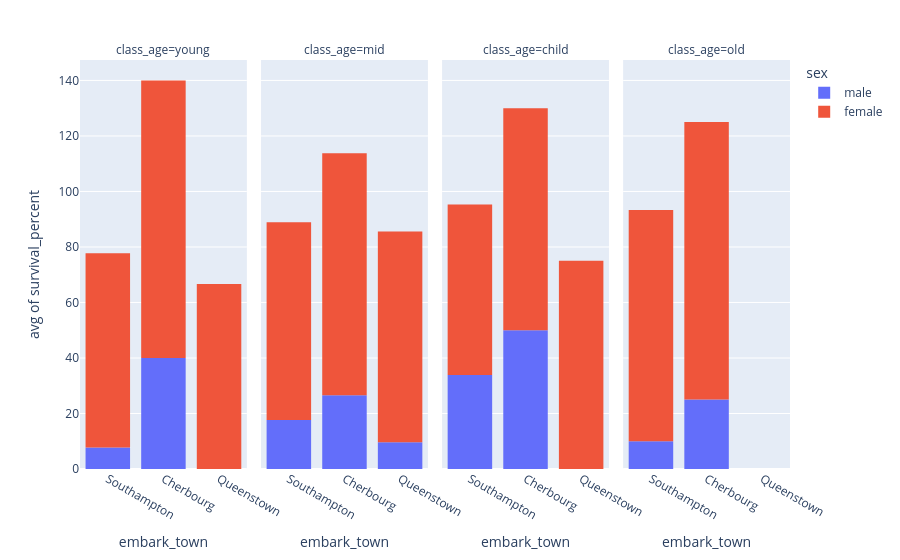

Notebook source saved alongside this figure:
### Code cell
import plotly.express as px
import pandas as pd
data['class_age'] = pd.cut(
    data['age'],
    bins=[0,18,25,55,80],
    labels = ['child','young','mid','old']
)
data['survival_percent'] = data['survived'] * 100

fig2 = px.histogram(
    data,
    x='embark_town',
    y='survival_percent',
    color='sex',
    facet_col='class_age',
    histfunc='avg'
    


)

fig2.show()

### Figure 1 — Plotly figure (JSON) as saved in the notebook; plotly's stock layout.template omitted (floating-point values rounded to 4 significant figures; data arrays with more than 128 entries replaced by an {"elided": "..."} marker saying what was removed)
{"data": [{"bingroup": "x", "histfunc": "avg", "hovertemplate": "sex=male<br>class_age=young<br>embark_town=%{x}<br>avg of survival_percent=%{y}<extra></extra>", "legendgroup": "male", "marker": {"color": "#636efa", "pattern": {"shape": ""}}, "name": "male", "orientation": "v", "showlegend": true, "type": "histogram", "x": ["Southampton", "Southampton", "Southampton", "Southampton", "Southampton", "Cherbourg", "Southampton", "Southampton", "Southampton", "Southampton", "Southampton", "Southampton", "Cherbourg", "Southampton", "Southampton", "Southampton", "Cherbourg", "Southampton", "Southampton", "Southampton", "Southampton", "Cherbourg", "Cherbourg", "Queenstown", "Southampton", "Southampton", "Southampton", "Southampton", "Southampton", "Southampton", "Southampton", "Southampton", "Southampton", "Southampton", "Southampton", "Southampton", "Southampton", "Southampton", "Southampton", "Southampton", "Cherbourg", "Southampton", "Southampton", "Southampton", "Southampton", "Southampton", "Cherbourg", "Southampton", "Cherbourg", "Cherbourg", "Southampton", "Southampton", "Southampton", "Southampton", "Southampton", "Queenstown", "Southampton", "Southampton", "Southampton", "Cherbourg", "Southampton", "Southampton", "Southampton", "Southampton", "Southampton", "Southampton", "Cherbourg", "Southampton", "Southampton", "Southampton", "Southampton", "Cherbourg", "Southampton", "Southampton", "Southampton", "Southampton", "Southampton", "Southampton", "Southampton", "Southampton", "Southampton", "Southampton", "Southampton", "Cherbourg", "Southampton", "Cherbourg", "Queenstown", "Southampton", "Southampton", "Southampton", "Southampton", "Southampton", "Southampton", "Southampton", "Southampton", "Cherbourg", "Southampton", "Southampton", "Southampton", "Southampton", "Southampton", "Southampton", "Southampton", "Southampton", "Southampton", "Southampton", "Southampton", "Southampton"], "xaxis": "x", "y": [0, 0, 0, 0, 0, 0, 0, 0, 0, 0, 0, 0, 100, 0, 0, 0, 0, 0, 100, 0, 0, 0, 0, 0, 0, 0, 0, 0, 0, 0, 100, 0, 0, 0, 0, 100, 100, 100, 0, 0, 0, 0, 0, 0, 0, 0, 100, 0, 0, 0, 0, 100, 0, 0, 0, 0, 0, 0, 0, 100, 0, 0, 0, 0, 0, 0, 100, 0, 0, 0, 0, 100, 0, 0, 0, 0, 0, 0, 0, 100, 0, 0, 0, 0, 0, 0, 0, 0, 0, 0, 0, 0, 0, 0, 0, 100, 0, 0, 0, 0, 0, 0, 0, 0, 0, 0, 0, 0], "yaxis": "y"}, {"bingroup": "x", "histfunc": "avg", "hovertemplate": "sex=male<br>class_age=mid<br>embark_town=%{x}<br>avg of survival_percent=%{y}<extra></extra>", "legendgroup": "male", "marker": {"color": "#636efa", "pattern": {"shape": ""}}, "name": "male", "orientation": "v", "showlegend": false, "type": "histogram", "x": {"elided": "367 str values"}, "xaxis": "x2", "y": {"elided": "367 int values"}, "yaxis": "y2"}, {"bingroup": "x", "histfunc": "avg", "hovertemplate": "sex=male<br>class_age=child<br>embark_town=%{x}<br>avg of survival_percent=%{y}<extra></extra>", "legendgroup": "male", "marker": {"color": "#636efa", "pattern": {"shape": ""}}, "name": "male", "orientation": "v", "showlegend": false, "type": "histogram", "x": ["Southampton", "Queenstown", "Southampton", "Southampton", "Southampton", "Southampton", "Southampton", "Cherbourg", "Southampton", "Southampton", "Southampton", "Southampton", "Southampton", "Queenstown", "Southampton", "Southampton", "Southampton", "Southampton", "Southampton", "Southampton", "Southampton", "Southampton", "Southampton", "Queenstown", "Southampton", "Southampton", "Southampton", "Southampton", "Southampton", "Cherbourg", "Southampton", "Southampton", "Southampton", "Southampton", "Southampton", "Southampton", "Southampton", "Southampton", "Southampton", "Southampton", "Cherbourg", "Cherbourg", "Southampton", "Cherbourg", "Southampton", "Southampton", "Southampton", "Southampton", "Southampton", "Southampton", "Cherbourg", "Southampton", "Southampton", "Southampton", "Southampton", "Southampton", "Southampton", "Queenstown", "Southampton", "Southampton", "Southampton", "Cherbourg", "Southampton", "Southampton", "Cherbourg", "Southampton", "Southampton", "Southampton", "Southampton", "Southampton", "Southampton"], "xaxis": "x3", "y": [0, 0, 0, 0, 0, 100, 0, 100, 0, 0, 0, 0, 100, 0, 0, 0, 100, 100, 100, 100, 0, 100, 0, 0, 0, 100, 0, 100, 100, 0, 0, 0, 0, 100, 0, 0, 100, 0, 100, 0, 0, 0, 100, 100, 0, 0, 0, 0, 0, 0, 0, 0, 100, 100, 0, 0, 0, 0, 100, 0, 100, 100, 0, 0, 100, 100, 0, 0, 0, 0, 100], "yaxis": "y3"}, {"bingroup": "x", "histfunc": "avg", "hovertemplate": "sex=male<br>class_age=old<br>embark_town=%{x}<br>avg of survival_percent=%{y}<extra></extra>", "legendgroup": "male", "marker": {"color": "#636efa", "pattern": {"shape": ""}}, "name": "male", "orientation": "v", "showlegend": false, "type": "histogram", "x": ["Southampton", "Cherbourg", "Southampton", "Cherbourg", "Queenstown", "Southampton", "Southampton", "Cherbourg", "Southampton", "Southampton", "Queenstown", "Southampton", "Southampton", "Southampton", "Southampton", "Cherbourg", "Cherbourg", "Southampton", "Southampton", "Southampton", "Cherbourg", "Southampton", "Queenstown", "Southampton", "Cherbourg", "Cherbourg", "Southampton", "Southampton", "Southampton", "Southampton", "Southampton"], "xaxis": "x4", "y": [0, 0, 0, 0, 0, 0, 0, 0, 0, 0, 0, 0, 0, 0, 0, 0, 0, 0, 0, 100, 100, 0, 0, 100, 100, 0, 0, 0, 0, 0, 0], "yaxis": "y4"}, {"bingroup": "x", "histfunc": "avg", "hovertemplate": "sex=female<br>class_age=young<br>embark_town=%{x}<br>avg of survival_percent=%{y}<extra></extra>", "legendgroup": "female", "marker": {"color": "#EF553B", "pattern": {"shape": ""}}, "name": "female", "orientation": "v", "showlegend": true, "type": "histogram", "x": ["Queenstown", "Southampton", "Southampton", "Southampton", "Southampton", "Southampton", "Southampton", "Southampton", "Southampton", "Southampton", "Southampton", "Southampton", "Southampton", "Queenstown", "Cherbourg", "Southampton", "Cherbourg", "Southampton", "Southampton", "Southampton", "Southampton", "Southampton", "Cherbourg", "Southampton", "Cherbourg", "Southampton", "Southampton", "Southampton", "Southampton", "Southampton", "Southampton", "Cherbourg", "Southampton", "Southampton", "Queenstown", "Cherbourg", "Southampton", "Southampton", "Southampton", "Southampton", "Cherbourg", "Southampton", "Southampton", "Cherbourg", "Southampton", "Southampton", "Cherbourg", "Southampton", "Cherbourg", "Southampton", "Cherbourg", "Southampton", "Southampton", "Southampton"], "xaxis": "x", "y": [100, 100, 100, 100, 0, 100, 100, 100, 100, 100, 0, 0, 100, 100, 100, 0, 100, 100, 100, 100, 100, 100, 100, 100, 100, 100, 0, 0, 100, 0, 100, 100, 0, 0, 0, 100, 100, 100, 100, 100, 100, 100, 100, 100, 100, 100, 100, 0, 100, 0, 100, 100, 0, 100], "yaxis": "y"}, {"bingroup": "x", "histfunc": "avg", "hovertemplate": "sex=female<br>class_age=mid<br>embark_town=%{x}<br>avg of survival_percent=%{y}<extra></extra>", "legendgroup": "female", "marker": {"color": "#EF553B", "pattern": {"shape": ""}}, "name": "female", "orientation": "v", "showlegend": false, "type": "histogram", "x": {"elided": "183 str values"}, "xaxis": "x2", "y": {"elided": "183 int values"}, "yaxis": "y2"}, {"bingroup": "x", "histfunc": "avg", "hovertemplate": "sex=female<br>class_age=child<br>embark_town=%{x}<br>avg of survival_percent=%{y}<extra></extra>", "legendgroup": "female", "marker": {"color": "#EF553B", "pattern": {"shape": ""}}, "name": "female", "orientation": "v", "showlegend": false, "type": "histogram", "x": ["Cherbourg", "Southampton", "Southampton", "Queenstown", "Southampton", "Southampton", "Cherbourg", "Cherbourg", "Southampton", "Southampton", "Southampton", "Southampton", "Southampton", "Cherbourg", "Cherbourg", "Southampton", "Southampton", "Queenstown", "Southampton", "Southampton", "Southampton", "Queenstown", "Southampton", "Southampton", "Southampton", "Cherbourg", "Cherbourg", "Cherbourg", "Southampton", "Cherbourg", "Cherbourg", "Southampton", "Southampton", "Southampton", "Southampton", "Cherbourg", "Cherbourg", "Southampton", "Southampton", "Southampton", "Southampton", "Southampton", "Southampton", "Southampton", "Southampton", "Southampton", "Southampton", "Cherbourg", "Southampton", "Queenstown", "Southampton", "Southampton", "Cherbourg", "Cherbourg", "Cherbourg", "Southampton", "Southampton", "Southampton", "Cherbourg", "Southampton", "Southampton", "Southampton", "Southampton", "Cherbourg", "Cherbourg", "Southampton", "Southampton", "Cherbourg"], "xaxis": "x3", "y": [100, 100, 0, 100, 0, 0, 100, 100, 0, 100, 100, 0, 100, 0, 0, 0, 0, 100, 100, 100, 0, 100, 100, 100, 0, 100, 100, 100, 0, 100, 100, 100, 0, 100, 100, 100, 100, 100, 100, 100, 100, 0, 0, 100, 100, 0, 0, 100, 100, 0, 100, 100, 100, 100, 0, 100, 100, 100, 100, 100, 100, 0, 0, 100, 0, 100, 100, 100], "yaxis": "y3"}, {"bingroup": "x", "histfunc": "avg", "hovertemplate": "sex=female<br>class_age=old<br>embark_town=%{x}<br>avg of survival_percent=%{y}<extra></extra>", "legendgroup": "female", "marker": {"color": "#EF553B", "pattern": {"shape": ""}}, "name": "female", "orientation": "v", "showlegend": false, "type": "histogram", "x": ["Southampton", "Cherbourg", "Southampton", "Southampton", "Cherbourg", "Southampton", "Southampton", "Southampton", "Cherbourg"], "xaxis": "x4", "y": [100, 100, 100, 100, 100, 100, 0, 100, 100], "yaxis": "y4"}], "layout": {"annotations": [{"font": {}, "showarrow": false, "text": "class_age=young", "x": 0.1175, "xanchor": "center", "xref": "paper", "y": 1, "yanchor": "bottom", "yref": "paper"}, {"font": {}, "showarrow": false, "text": "class_age=mid", "x": 0.3725, "xanchor": "center", "xref": "paper", "y": 1, "yanchor": "bottom", "yref": "paper"}, {"font": {}, "showarrow": false, "text": "class_age=child", "x": 0.6275, "xanchor": "center", "xref": "paper", "y": 1, "yanchor": "bottom", "yref": "paper"}, {"font": {}, "showarrow": false, "text": "class_age=old", "x": 0.8825, "xanchor": "center", "xref": "paper", "y": 1, "yanchor": "bottom", "yref": "paper"}], "barmode": "relative", "legend": {"title": {"text": "sex"}, "tracegroupgap": 0}, "margin": {"t": 60}, "xaxis": {"anchor": "y", "domain": [0, 0.235], "title": {"text": "embark_town"}}, "xaxis2": {"anchor": "y2", "domain": [0.255, 0.49], "matches": "x", "title": {"text": "embark_town"}}, "xaxis3": {"anchor": "y3", "domain": [0.51, 0.745], "matches": "x", "title": {"text": "embark_town"}}, "xaxis4": {"anchor": "y4", "domain": [0.765, 1.0], "matches": "x", "title": {"text": "embark_town"}}, "yaxis": {"anchor": "x", "domain": [0, 1], "title": {"text": "avg of survival_percent"}}, "yaxis2": {"anchor": "x2", "domain": [0, 1], "matches": "y", "showticklabels": false}, "yaxis3": {"anchor": "x3", "domain": [0, 1], "matches": "y", "showticklabels": false}, "yaxis4": {"anchor": "x4", "domain": [0, 1], "matches": "y", "showticklabels": false}}}
